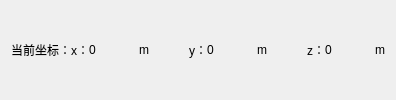
      <widget class="QWidget" name="Map">
       <property name="sizePolicy">
        <sizepolicy hsizetype="Expanding" vsizetype="Expanding">
         <horstretch>0</horstretch>
         <verstretch>0</verstretch>
        </sizepolicy>
       </property>
       <layout class="QVBoxLayout" name="verticalLayout_6">
        <item>
         <layout class="QVBoxLayout" name="verticalLayout_5" stretch="1,0">
          <property name="spacing">
           <number>0</number>
          </property>
          <item>
           <layout class="QVBoxLayout" name="RVizLayout">
            <property name="spacing">
             <number>0</number>
            </property>
           </layout>
          </item>
          <item>
           <layout class="QHBoxLayout" name="horizontalLayout" stretch="0,0,0,0,0,0,0,0,0,0,0,0">
            <property name="spacing">
             <number>0</number>
            </property>
            <item>
             <widget class="QLabel" name="label_4">
              <property name="sizePolicy">
               <sizepolicy hsizetype="Preferred" vsizetype="Preferred">
                <horstretch>0</horstretch>
                <verstretch>0</verstretch>
               </sizepolicy>
              </property>
              <property name="maximumSize">
               <size>
                <width>80</width>
                <height>16777215</height>
               </size>
              </property>
              <property name="text">
               <string>当前坐标：</string>
              </property>
             </widget>
            </item>
            <item>
             <widget class="QLabel" name="label_5">
              <property name="sizePolicy">
               <sizepolicy hsizetype="Preferred" vsizetype="Preferred">
                <horstretch>0</horstretch>
                <verstretch>0</verstretch>
               </sizepolicy>
              </property>
              <property name="maximumSize">
               <size>
                <width>20</width>
                <height>16777215</height>
               </size>
              </property>
              <property name="text">
               <string>x：</string>
              </property>
             </widget>
            </item>
            <item>
             <widget class="QLabel" name="pose_x">
              <property name="sizePolicy">
               <sizepolicy hsizetype="Expanding" vsizetype="Preferred">
                <horstretch>0</horstretch>
                <verstretch>0</verstretch>
               </sizepolicy>
              </property>
              <property name="minimumSize">
               <size>
                <width>50</width>
                <height>0</height>
               </size>
              </property>
              <property name="text">
               <string>0</string>
              </property>
             </widget>
            </item>
            <item>
             <widget class="QLabel" name="label_10">
              <property name="text">
               <string>m</string>
              </property>
             </widget>
            </item>
            <item>
             <spacer name="horizontalSpacer_3">
              <property name="orientation">
               <enum>Qt::Horizontal</enum>
              </property>
              <property name="sizeHint" stdset="0">
               <size>
                <width>40</width>
                <height>20</height>
               </size>
              </property>
             </spacer>
            </item>
            <item>
             <widget class="QLabel" name="label_6">
              <property name="sizePolicy">
               <sizepolicy hsizetype="Preferred" vsizetype="Preferred">
                <horstretch>0</horstretch>
                <verstretch>0</verstretch>
               </sizepolicy>
              </property>
              <property name="maximumSize">
               <size>
                <width>20</width>
                <height>16777215</height>
               </size>
              </property>
              <property name="text">
               <string>y：</string>
              </property>
             </widget>
            </item>
            <item>
             <widget class="QLabel" name="pose_y">
              <property name="sizePolicy">
               <sizepolicy hsizetype="Expanding" vsizetype="Preferred">
                <horstretch>0</horstretch>
                <verstretch>0</verstretch>
               </sizepolicy>
              </property>
              <property name="minimumSize">
               <size>
                <width>50</width>
                <height>0</height>
               </size>
              </property>
              <property name="text">
               <string>0</string>
              </property>
             </widget>
            </item>
            <item>
             <widget class="QLabel" name="label_11">
              <property name="text">
               <string>m</string>
              </property>
             </widget>
            </item>
            <item>
             <spacer name="horizontalSpacer_4">
              <property name="orientation">
               <enum>Qt::Horizontal</enum>
              </property>
              <property name="sizeHint" stdset="0">
               <size>
                <width>40</width>
                <height>20</height>
               </size>
              </property>
             </spacer>
            </item>
            <item>
             <widget class="QLabel" name="label_7">
              <property name="sizePolicy">
               <sizepolicy hsizetype="Preferred" vsizetype="Preferred">
                <horstretch>0</horstretch>
                <verstretch>0</verstretch>
               </sizepolicy>
              </property>
              <property name="maximumSize">
               <size>
                <width>20</width>
                <height>16777215</height>
               </size>
              </property>
              <property name="text">
               <string>z：</string>
              </property>
             </widget>
            </item>
            <item>
             <widget class="QLabel" name="pose_z">
              <property name="sizePolicy">
               <sizepolicy hsizetype="Expanding" vsizetype="Preferred">
                <horstretch>0</horstretch>
                <verstretch>0</verstretch>
               </sizepolicy>
              </property>
              <property name="minimumSize">
               <size>
                <width>50</width>
                <height>0</height>
               </size>
              </property>
              <property name="text">
               <string>0</string>
              </property>
             </widget>
            </item>
            <item>
             <widget class="QLabel" name="label_13">
              <property name="text">
               <string>m</string>
              </property>
             </widget>
            </item>
           </layout>
          </item>
         </layout>
        </item>
       </layout>
      </widget>
